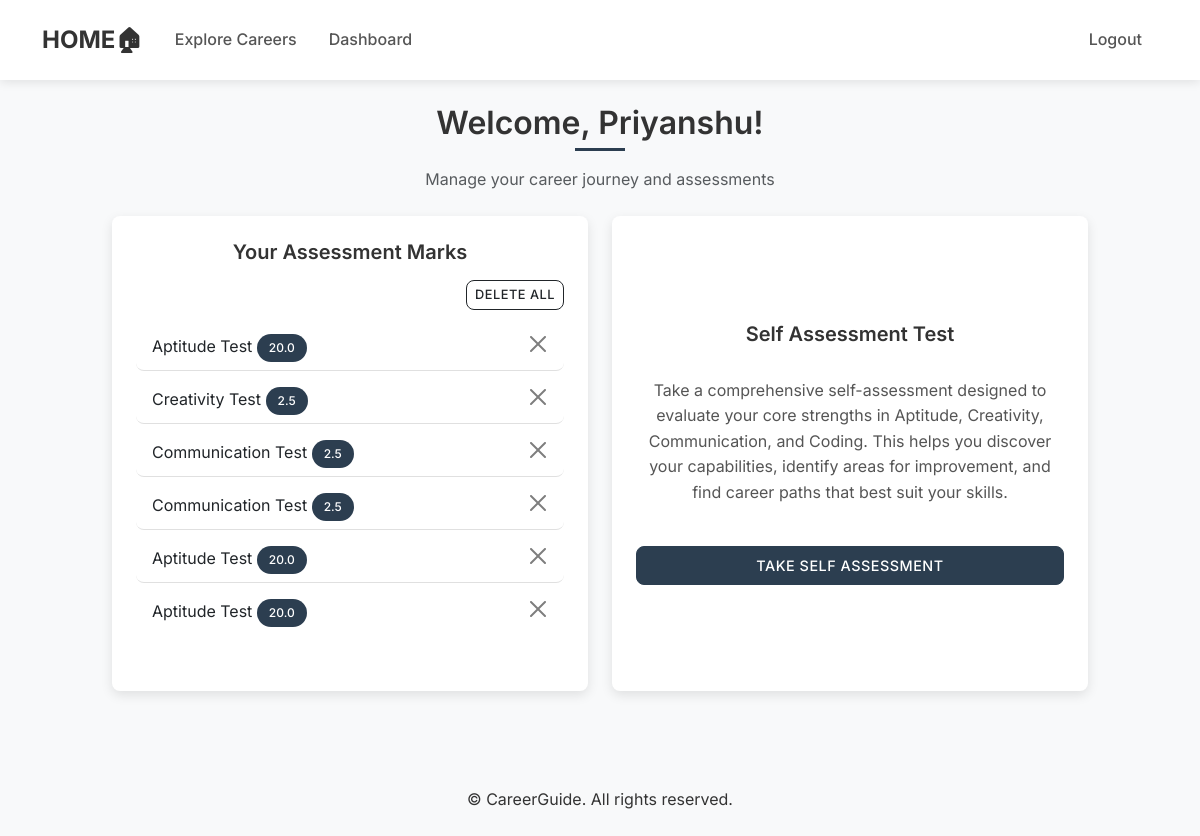
The app's page /dashboard (signed in), older data.
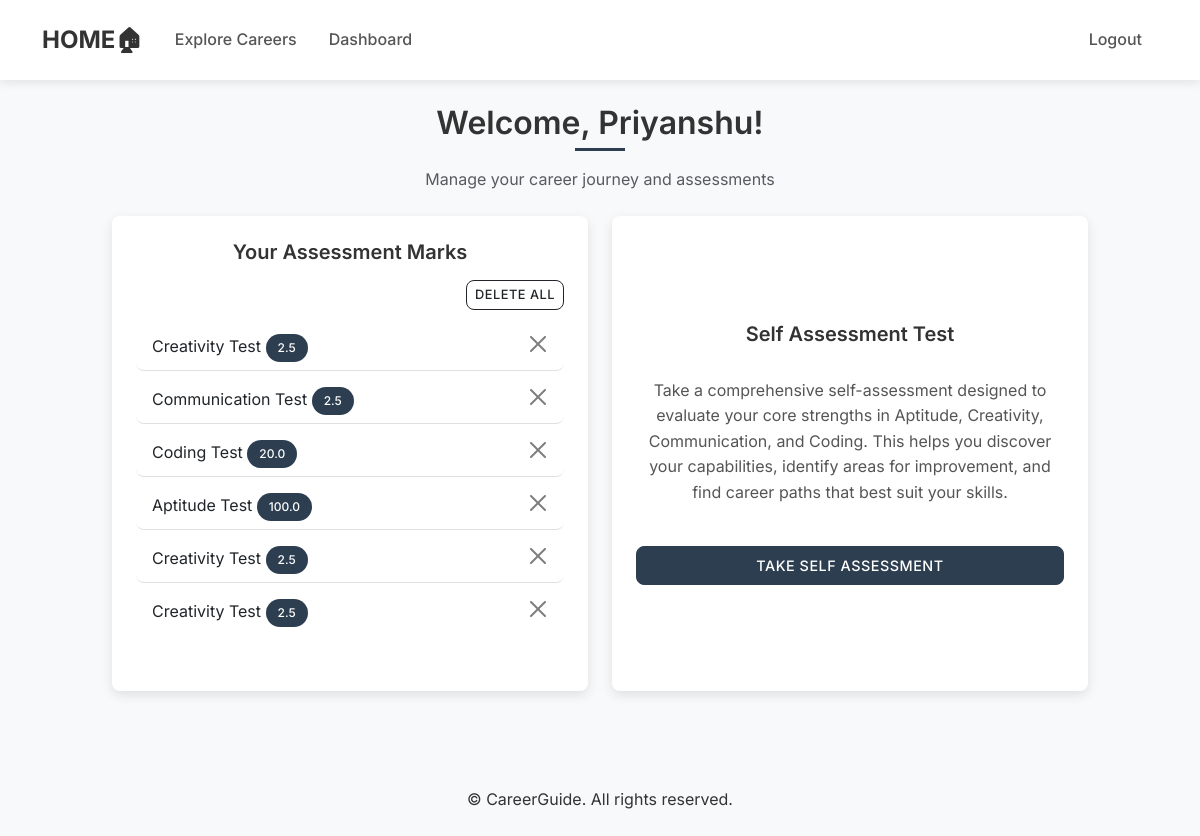
The same page, newer data.
### app.py (models this page shows)
class Assessment(db.Model):
    id = db.Column(db.Integer, primary_key=True)
    user_id = db.Column(db.Integer, db.ForeignKey('user.id'), nullable=False)
    assessment_type = db.Column(db.String(50), nullable=False)
    score = db.Column(db.Float)
    date_taken = db.Column(db.DateTime, default=datetime.utcnow)

### app.py (the view)
@app.route('/dashboard')
@login_required
def dashboard():
    return render_template('dashboard.html')

### app.py (called while the page is built)
@login_manager.user_loader
def load_user(user_id):
    return User.query.get(int(user_id))

### templates/dashboard.html
{% extends "base.html" %}
{% block content %}
<div class="dashboard-header text-center mb-4">
    <h2>Welcome, {{ current_user.username }}!</h2>
    <p class="text-muted">Manage your career journey and assessments</p>
</div>
<div class="container d-flex justify-content-center">
    <div class="row w-100 justify-content-center" style="max-width: 1000px;">
        <div class="col-md-6 mb-4">
            <div class="card h-100">
                <div class="card-body">
                    <h5 class="card-title text-center">Your Assessment Marks</h5>
                    {% if current_user.assessments %}
                    <form action="{{ url_for('delete_all_assessments') }}" method="POST" class="text-end mb-3">
                        <button type="submit" class="btn btn-outline-dark btn-sm"
                                onclick="return confirm('Are you sure you want to delete ALL your assessments? This cannot be undone!')"
                                style="font-size: 0.8rem; padding: 0.25rem 0.5rem;">
                            Delete All
                        </button>
                    </form>
                    <ul class="list-group list-group-flush mt-3">
                        {% for assessment in current_user.assessments %}
                        <li class="list-group-item d-flex justify-content-between align-items-center">
                            <div>
                                {{ assessment.assessment_type }}
                                <span class="badge bg-primary rounded-pill">{{ assessment.score }}</span>
                            </div>
                            <form action="{{ url_for('delete_assessment', assessment_id=assessment.id) }}" method="POST" style="display: inline;">
                                <button type="submit" class="btn-close" onclick="return confirm('Are you sure you want to delete this assessment?')"
                                        style="width: 20px; height: 20px; padding: 0; margin-left: 10px; opacity: 0.5; transition: opacity 0.2s;">
                                </button>
                            </form>
                        </li>
                        {% endfor %}
                    </ul>
                    {% else %}
                    <p class="card-text mt-3 text-center">No assessments taken yet.</p>
                    {% endif %}
                </div>
            </div>
        </div>
        <div class="col-md-6 mb-4">
            <div class="card h-100 text-center">
                <div class="card-body d-flex flex-column justify-content-center">
                    <h5 class="card-title">Self Assessment Test</h5>
                    <p class="card-text mt-3">
                        Take a comprehensive self-assessment designed to evaluate your core strengths in Aptitude, Creativity, Communication, and Coding. This helps you discover your capabilities, identify areas for improvement, and find career paths that best suit your skills.
                    </p>
                    <a href="{{ url_for('self_assessment') }}" class="btn btn-primary mt-4">Take Self Assessment</a>
                </div>
            </div>
        </div>
    </div>
</div>
{% endblock %}

Row changes from the older to the newer data that the page shows:
removed Assessment: assessment_type "Aptitude Test", score "20.0"
changed Assessment: assessment_type "Communication Test" → "Coding Test"; score "2.5" → "20.0"
changed Assessment "Aptitude Test": score "20.0" → "100.0"
changed Assessment (number 5 of 6 on the later page): assessment_type "Aptitude Test" → "Creativity Test"; score "20.0" → "2.5"
added Assessment: assessment_type "Creativity Test", score "2.5"
